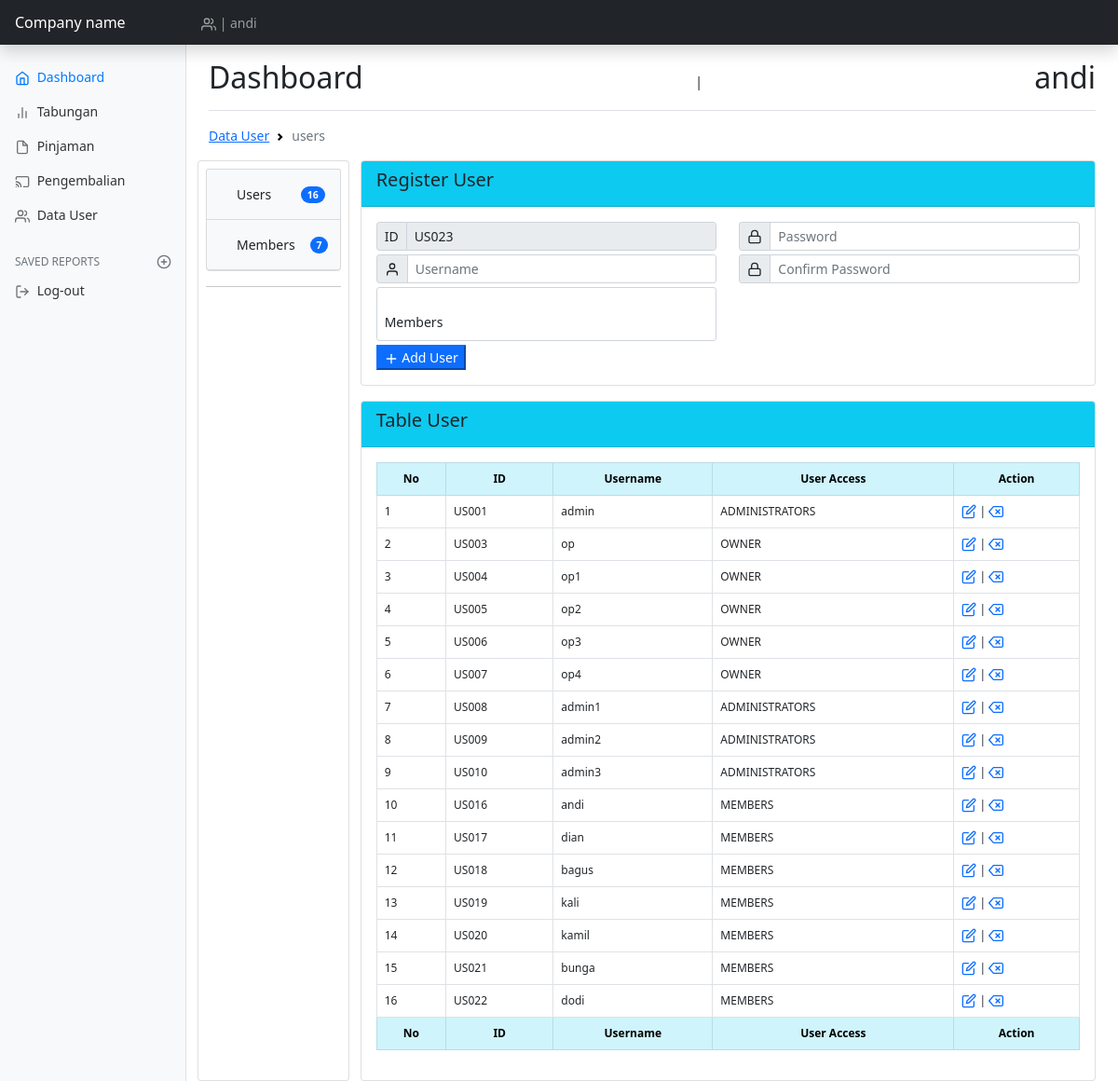
Screenshot of /views/index.php?page=data_user (signed in) with the database file from the repository.
### tables this page shows
CREATE TABLE `tb_rols` (
  `id_rolsuser` char(5) NOT NULL,
  `id_level_user` char(5) NOT NULL,
  `id_user` char(5) NOT NULL
);

CREATE TABLE `tb_user` (
  `id_user` char(5) NOT NULL,
  `user` varchar(10) NOT NULL,
  `pass` varchar(225) NOT NULL,
  `confirm_pass` varchar(225) NOT NULL
);

CREATE TABLE `tb_level_user` (
  `id_level_user` char(5) NOT NULL,
  `name_level` varchar(15) NOT NULL
);

### views/admin/us/ambil_code.php (called while the page is built, shortened)
<?php
$query = "SELECT max(id_user) as maxKode FROM tb_user";
$hasil = mysqli_query($koneksi,$query);
$data = mysqli_fetch_array($hasil);
$kodeUser = $data['maxKode'];
$noUrut = (int) substr($kodeUser, 2, 3);
$noUrut++;
$char = "US";
$kodeUser = $char . sprintf("%03s", $noUrut);
?>

### views/admin/us/users.php (the view, shortened to what this page needs)
<?php require_once('ambil_code.php'); ?>
	<div class="row">
		<div class="col-sm-12">
			<div class="card mb-3">
			<div class="card-header bg-info">
				<h5 class="card-title">Register User</h5>
			</div>
			<div class="card-body">
				<div class="row">
					<div class="col-sm-12">
					<form action="" method="post">
						<div class="row">
							<div class="col-sm-6">
								<div class="input-group input-group-sm mb-1">
								  <span class="input-group-text">ID</span>
								  <input type="text" class="form-control" name="id_user" readonly value="<?= $kodeUser; ?>">
								</div>
								<div class="input-group input-group-sm mb-1">
								  <span class="input-group-text"><span data-feather="user"></span></span>
								  <input type="text" class="form-control" name="user" required placeholder="Username" autofocus>
								</div>
								<div class="input-group input-group-sm mb-1 form-floating">
								  <select class="js-example-basic-single form-control" name="rols" id="floatingSelect" required aria-label="Floating label select example">
								  	<option value="LV03">Members</option>
								  </select>
								</div>
							</div>
							<div class="col-sm-6">
								<div class="input-group input-group-sm mb-1">
								  <span class="input-group-text" id="inputGroup-sizing-sm"><span data-feather="lock"></span></span>
								  <input type="password" class="form-control" name="pass" required placeholder="Password">
								</div>
								<div class="input-group input-group-sm mb-1">
								  <span class="input-group-text" id="inputGroup-sizing-sm"><span data-feather="lock"></span></span>
								  <input type="password" class="form-control" name="confirm_pass" required placeholder="Confirm Password">
								</div>
							</div>
						</div>
						<button type="submit" name="add" class="btn-md btn-primary"><span data-feather="plus"></span> Add User</button>
					</div>
				</div>
			</div>
		</div>
		</div>
		<div class="col-sm-12">
			<div class="card">
				<div class="card-header bg-info">
					<h5 class="card-title">Table User</h5>
				</div>
				<div class="card-body">
					<div class="table-responsive">
						<table id="example" class="display table table-bordered" style="width:100%; font-size: 12px;">
					        <thead class="text-center table-info">
					            <tr>
					            	<th>No</th>
					                <th>ID</th>
					                <th>Username</th>
					                <th>User Access</th>
					                <th>Action</th>
					            </tr>
					        </thead>
					        <tbody>
					        	<?php
					        	$no=1;
					        	$sql = mysqli_query($koneksi, "select * from tb_user x inner join tb_rols y on y.id_user = x.id_user inner join tb_level_user z on z.id_level_user = y.id_level_user");
					        	while ($data = mysqli_fetch_array($sql)) {
					        		echo "<tr>
					        				<td>".$no++."</td>
							                <td>".$data['id_user']."</td>
							                <td>".$data['user']."</td>
							                <td>".$data['name_level']."</td>"; ?>
							                <td><a href="?us=update_user&edit=<?= $data['id_user']; ?>"><span data-feather='edit'></span></a> | <a href='?us=users&delete=<?= $data['id_user'] ?>' onclick="return confirm('Yakin mau di hapus?')"><span data-feather='delete'></span></a></td>
							            <?php "</tr>";
					        	}
					        	?>
					        </tbody>
					        <tfoot class="text-center table-info">
					            <tr>
					            	<th>No</th>
					                <th>ID</th>
					                <th>Username</th>
					                <th>User Access</th>
					                <th>Action</th>
					            </tr>
					        </tfoot>
					    </table>
					</div>
				</div>
			</div>
		</div>
	</div>

### rows the page displays
tb_rols: id_user "US001", id_user.user "admin", id_level_user.name_level "ADMINISTRATORS"
tb_rols: id_user "US003", id_user.user "op", id_level_user.name_level "OWNER"
tb_rols: id_user "US004", id_user.user "op1", id_level_user.name_level "OWNER"
tb_rols: id_user "US005", id_user.user "op2", id_level_user.name_level "OWNER"
tb_rols: id_user "US006", id_user.user "op3", id_level_user.name_level "OWNER"
tb_rols: id_user "US007", id_user.user "op4", id_level_user.name_level "OWNER"
tb_rols: id_user "US008", id_user.user "admin1", id_level_user.name_level "ADMINISTRATORS"
tb_rols: id_user "US009", id_user.user "admin2", id_level_user.name_level "ADMINISTRATORS"
tb_rols: id_user "US010", id_user.user "admin3", id_level_user.name_level "ADMINISTRATORS"
tb_rols: id_user "US016", id_user.user "andi", id_level_user.name_level "MEMBERS"
tb_rols: id_user "US017", id_user.user "dian", id_level_user.name_level "MEMBERS"
tb_rols: id_user "US018", id_user.user "bagus", id_level_user.name_level "MEMBERS"
tb_rols: id_user "US019", id_user.user "kali", id_level_user.name_level "MEMBERS"
tb_rols: id_user "US020", id_user.user "kamil", id_level_user.name_level "MEMBERS"
tb_rols: id_user "US021", id_user.user "bunga", id_level_user.name_level "MEMBERS"
tb_rols: id_user "US022", id_user.user "dodi", id_level_user.name_level "MEMBERS"

### other values shown
$_SESSION['user'] "andi"
$data['id'] "16"
$data['id'] "7"
